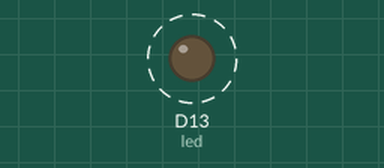
Simulated run of this program. Board: CircuitPython board. Parts: output pins drawn as LEDs (lit = HIGH). Dashed ring = blinking. No radio messages arrive unless stated (any console line starting 'radio sent:' is added by the test bench); what the program prints to the serial console is not drawn.

Above: at 0.7 s.
Timing chart, 0 to 3.0 s (numbered marks = the images above):
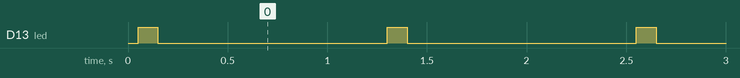

The program:

rad_alice.py
```python
import board
import busio
import digitalio
import time
import adafruit_rfm9x
import gc

# lora radio
spi = busio.SPI(board.SCK, MOSI=board.MOSI, MISO=board.MISO)
cs = digitalio.DigitalInOut(board.RFM9X_CS)
reset = digitalio.DigitalInOut(board.RFM9X_RST)
rfm9x = adafruit_rfm9x.RFM9x(spi, cs, reset, 915.0)

# led
led = digitalio.DigitalInOut(board.D13)
led.direction = digitalio.Direction.OUTPUT

index=0

while True:
    sendstr="hallo "+str(index)
    rfm9x.send(sendstr)
    led.value=True
    time.sleep(.1)
    led.value = False
    time.sleep(.1)
    print(sendstr)
    time.sleep(1)
    gc.collect()
    index=index+1
```

Measured:
- by itself, D13 (led): alternates HIGH for 0.10 s and LOW for 1.2 s
